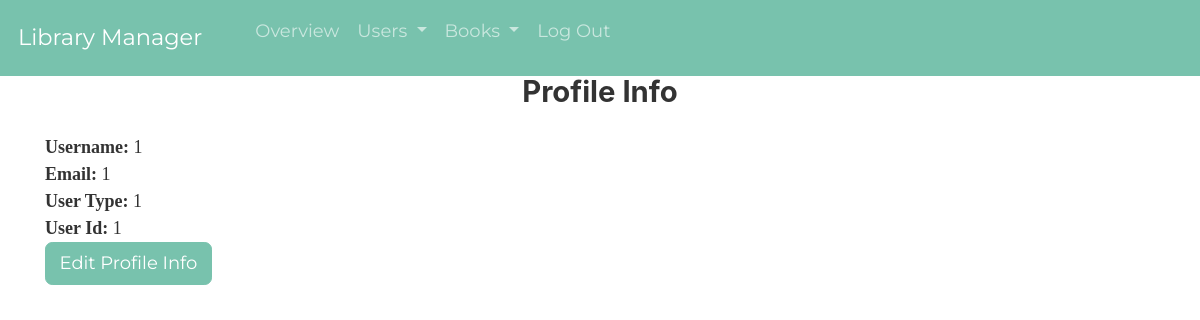
Page /php/user/userProfile/userProfileInfo.php (signed in) on the committed database.
### tables this page shows
CREATE TABLE users (
    user_id int NOT NULL AUTO_INCREMENT,
    username varchar(100),
    email varchar(100),
    password varchar(100),
    userType varchar(15),
    PRIMARY KEY (user_id)
);

### php/user/userProfile/userProfileInfo.php (the view, shortened to what this page needs)
<!DOCTYPE html>
<html>
<head>
    <?php include "../../imports.php" ?>
</head>
<body>
    <?php include "../../navbar.php" ?>
    <div class="container">
    <div class="heading">
        <h2>Profile Info</h2>
    </div>
   <div class="info">
    <?php
        $db = mysqli_connect("localhost", "root", "", "library_management");
        $user_id = (isset($_SESSION["user_id"]));
        $query = "SELECT * FROM users WHERE user_id='$user_id' LIMIT 1";
        $result = mysqli_query($db, $query);
        $row = mysqli_fetch_assoc($result);
        $username = (isset($row["username"]));
        $email = (isset($row["email"]));
        $userType = (isset($row["userType"]));
        $user_id = (isset($row["user_id"]));
        echo "
        <div>
        <strong>Username: </strong><span>$username</span>
        </div>
        <div>
        <strong>Email: </strong><span>$email</span>
        </div>
        <div>
        <strong>User Type: </strong><span>$userType</span>
        </div>
        <div>
        <strong>User Id: </strong><span>$user_id</span>
        </div>
        ";
    ?>
   </div>
   <div class="editProfile">
      <button class="btn btn-primary" onClick="javascript: window.location.href= 'http://localhost:80/LibraryManager-master/php/user/userProfile/userEditProfile.php'">Edit Profile Info</button>
   </div>
  </div>
</body>
</html>

### css/main.css (style rules this page uses)
.heading { text-align: center; }
.heading { display:grid }
html { font-family: sans-serif; -ms-text-size-adjust: 100%; -webkit-text-size-adjust: 100%; }
body { margin: 0; -webkit-font-smoothing: antialiased; -moz-osx-font-smoothing: grayscale; }
b, strong { font-weight: inherit; font-weight: bolder; }
button, input, optgroup, select, textarea { font: inherit; margin: 0; }
button, input { overflow: visible; }
button, select { text-transform: none; }
[type="reset"], [type="submit"], button, html [type="button"] { -webkit-appearance: button; }
html { font: 112.5%/1.45em georgia, serif; box-sizing: border-box; overflow-y: scroll; }
* { box-sizing: inherit; }
*:before { box-sizing: inherit; }
*:after { box-sizing: inherit; }
body { color: hsla(0, 0%, 0%, 0.8); font-family: georgia, serif; font-weight: normal; word-wrap: break-word; font-kerning: normal; -moz-font-feature-settings: "kern", "liga", "clig", "calt"; -ms-font-feature-settings: "kern", "liga", "clig", "calt"; -webkit-font-feature-settings: "kern", "liga", "clig", "calt"; font-feature-settings: "kern", "liga", "clig", "calt"; }
h2 { margin-left: 0; margin-right: 0; margin-top: 0; padding-bottom: 0; padding-left: 0; padding-right: 0; padding-top: 0; margin-bottom: 1.45rem; color: inherit; font-family: -apple-system, BlinkMacSystemFont, Segoe UI, Roboto, Oxygen, Ubuntu, Cantarell, Fira Sans, Droid Sans, Helvetica Neue, sans-serif; font-weight: bold; text-rendering: optimizeLegibility; font-size: 1.62671rem; line-height: 1.1; }
strong { font-weight: bold; }

### rows in the picture
users: username "1", email "1", userType "1", user_id "1"
